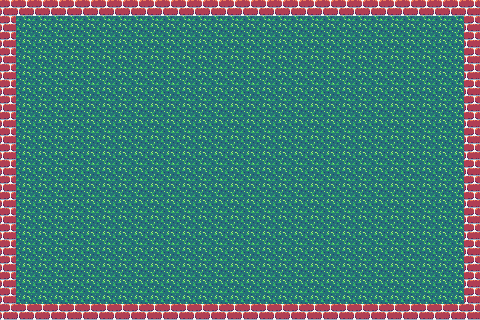

A level layout from a 2D game, rendered from its tile map. Below: a short description, then the map file with its tile-grid data intact:
An orthogonal 30x20 tile map with 16x16 px tiles, 1 tile layer (Tile Layer 1), 2 tilesets.

<map version="1.10" tiledversion="1.11.2" orientation="orthogonal" renderorder="right-down" width="30" height="20" tilewidth="16" tileheight="16" infinite="0" nextlayerid="2" nextobjectid="1">
 <tileset firstgid="1" source="grass.tsx" />
 <tileset firstgid="2" source="bricks.tsx" />
 <layer id="1" name="Tile Layer 1" width="30" height="20">
  <data encoding="csv">
2,2,2,2,2,2,2,2,2,2,2,2,2,2,2,2,2,2,2,2,2,2,2,2,2,2,2,2,2,2,
2,1,1,1,1,1,1,1,1,1,1,1,1,1,1,1,1,1,1,1,1,1,1,1,1,1,1,1,1,2,
2,1,1,1,1,1,1,1,1,1,1,1,1,1,1,1,1,1,1,1,1,1,1,1,1,1,1,1,1,2,
2,1,1,1,1,1,1,1,1,1,1,1,1,1,1,1,1,1,1,1,1,1,1,1,1,1,1,1,1,2,
2,1,1,1,1,1,1,1,1,1,1,1,1,1,1,1,1,1,1,1,1,1,1,1,1,1,1,1,1,2,
2,1,1,1,1,1,1,1,1,1,1,1,1,1,1,1,1,1,1,1,1,1,1,1,1,1,1,1,1,2,
2,1,1,1,1,1,1,1,1,1,1,1,1,1,1,1,1,1,1,1,1,1,1,1,1,1,1,1,1,2,
2,1,1,1,1,1,1,1,1,1,1,1,1,1,1,1,1,1,1,1,1,1,1,1,1,1,1,1,1,2,
2,1,1,1,1,1,1,1,1,1,1,1,1,1,1,1,1,1,1,1,1,1,1,1,1,1,1,1,1,2,
2,1,1,1,1,1,1,1,1,1,1,1,1,1,1,1,1,1,1,1,1,1,1,1,1,1,1,1,1,2,
2,1,1,1,1,1,1,1,1,1,1,1,1,1,1,1,1,1,1,1,1,1,1,1,1,1,1,1,1,2,
2,1,1,1,1,1,1,1,1,1,1,1,1,1,1,1,1,1,1,1,1,1,1,1,1,1,1,1,1,2,
2,1,1,1,1,1,1,1,1,1,1,1,1,1,1,1,1,1,1,1,1,1,1,1,1,1,1,1,1,2,
2,1,1,1,1,1,1,1,1,1,1,1,1,1,1,1,1,1,1,1,1,1,1,1,1,1,1,1,1,2,
2,1,1,1,1,1,1,1,1,1,1,1,1,1,1,1,1,1,1,1,1,1,1,1,1,1,1,1,1,2,
2,1,1,1,1,1,1,1,1,1,1,1,1,1,1,1,1,1,1,1,1,1,1,1,1,1,1,1,1,2,
2,1,1,1,1,1,1,1,1,1,1,1,1,1,1,1,1,1,1,1,1,1,1,1,1,1,1,1,1,2,
2,1,1,1,1,1,1,1,1,1,1,1,1,1,1,1,1,1,1,1,1,1,1,1,1,1,1,1,1,2,
2,1,1,1,1,1,1,1,1,1,1,1,1,1,1,1,1,1,1,1,1,1,1,1,1,1,1,1,1,2,
2,2,2,2,2,2,2,2,2,2,2,2,2,2,2,2,2,2,2,2,2,2,2,2,2,2,2,2,2,2
</data>
 </layer>
</map>
